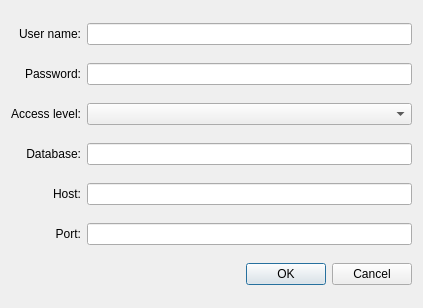
<?xml version="1.0" encoding="UTF-8"?>
<ui version="4.0">
 <class>login_db_form</class>
 <widget class="QDialog" name="login_db_form">
  <property name="geometry">
   <rect>
    <x>0</x>
    <y>0</y>
    <width>423</width>
    <height>308</height>
   </rect>
  </property>
  <property name="windowTitle">
   <string>Connect to...</string>
  </property>
  <layout class="QGridLayout" name="gridLayout">
   <item row="0" column="0">
    <widget class="QLabel" name="lUserName">
     <property name="text">
      <string>&lt;html&gt;&lt;head/&gt;&lt;body&gt;&lt;p&gt;User name:&lt;/p&gt;&lt;/body&gt;&lt;/html&gt;</string>
     </property>
     <property name="alignment">
      <set>Qt::AlignRight|Qt::AlignTrailing|Qt::AlignVCenter</set>
     </property>
    </widget>
   </item>
   <item row="0" column="1">
    <widget class="QLineEdit" name="leUserName">
     <property name="sizePolicy">
      <sizepolicy hsizetype="Minimum" vsizetype="Fixed">
       <horstretch>0</horstretch>
       <verstretch>0</verstretch>
      </sizepolicy>
     </property>
    </widget>
   </item>
   <item row="1" column="0">
    <widget class="QLabel" name="lPassword">
     <property name="sizePolicy">
      <sizepolicy hsizetype="Minimum" vsizetype="Fixed">
       <horstretch>0</horstretch>
       <verstretch>0</verstretch>
      </sizepolicy>
     </property>
     <property name="frameShape">
      <enum>QFrame::NoFrame</enum>
     </property>
     <property name="frameShadow">
      <enum>QFrame::Plain</enum>
     </property>
     <property name="text">
      <string>Password:</string>
     </property>
     <property name="alignment">
      <set>Qt::AlignRight|Qt::AlignTrailing|Qt::AlignVCenter</set>
     </property>
    </widget>
   </item>
   <item row="1" column="1">
    <widget class="QLineEdit" name="lePassword">
     <property name="sizePolicy">
      <sizepolicy hsizetype="Minimum" vsizetype="Fixed">
       <horstretch>0</horstretch>
       <verstretch>0</verstretch>
      </sizepolicy>
     </property>
     <property name="echoMode">
      <enum>QLineEdit::Password</enum>
     </property>
    </widget>
   </item>
   <item row="2" column="0">
    <widget class="QLabel" name="lLevel">
     <property name="text">
      <string>Access level:</string>
     </property>
     <property name="alignment">
      <set>Qt::AlignRight|Qt::AlignTrailing|Qt::AlignVCenter</set>
     </property>
    </widget>
   </item>
   <item row="2" column="1">
    <widget class="QComboBox" name="cbLevel"/>
   </item>
   <item row="3" column="0">
    <widget class="QLabel" name="lDatabase">
     <property name="text">
      <string>&lt;html&gt;&lt;head/&gt;&lt;body&gt;&lt;p&gt;Database:&lt;/p&gt;&lt;/body&gt;&lt;/html&gt;</string>
     </property>
     <property name="alignment">
      <set>Qt::AlignRight|Qt::AlignTrailing|Qt::AlignVCenter</set>
     </property>
    </widget>
   </item>
   <item row="3" column="1">
    <widget class="QLineEdit" name="lEDatabase"/>
   </item>
   <item row="4" column="0">
    <widget class="QLabel" name="lHost">
     <property name="text">
      <string>&lt;html&gt;&lt;head/&gt;&lt;body&gt;&lt;p&gt;Host:&lt;/p&gt;&lt;/body&gt;&lt;/html&gt;</string>
     </property>
     <property name="alignment">
      <set>Qt::AlignRight|Qt::AlignTrailing|Qt::AlignVCenter</set>
     </property>
    </widget>
   </item>
   <item row="4" column="1">
    <widget class="QLineEdit" name="lEHost"/>
   </item>
   <item row="5" column="0">
    <widget class="QLabel" name="lPort">
     <property name="text">
      <string>&lt;html&gt;&lt;head/&gt;&lt;body&gt;&lt;p&gt;Port:&lt;/p&gt;&lt;/body&gt;&lt;/html&gt;</string>
     </property>
     <property name="alignment">
      <set>Qt::AlignRight|Qt::AlignTrailing|Qt::AlignVCenter</set>
     </property>
    </widget>
   </item>
   <item row="5" column="1">
    <widget class="QLineEdit" name="lEPort"/>
   </item>
   <item row="6" column="0" colspan="2">
    <widget class="QDialogButtonBox" name="buttonBox">
     <property name="orientation">
      <enum>Qt::Horizontal</enum>
     </property>
     <property name="standardButtons">
      <set>QDialogButtonBox::Cancel|QDialogButtonBox::Ok</set>
     </property>
    </widget>
   </item>
  </layout>
 </widget>
 <resources/>
 <connections>
  <connection>
   <sender>buttonBox</sender>
   <signal>accepted()</signal>
   <receiver>login_db_form</receiver>
   <slot>accept()</slot>
   <hints>
    <hint type="sourcelabel">
     <x>248</x>
     <y>254</y>
    </hint>
    <hint type="destinationlabel">
     <x>157</x>
     <y>274</y>
    </hint>
   </hints>
  </connection>
  <connection>
   <sender>buttonBox</sender>
   <signal>rejected()</signal>
   <receiver>login_db_form</receiver>
   <slot>reject()</slot>
   <hints>
    <hint type="sourcelabel">
     <x>316</x>
     <y>260</y>
    </hint>
    <hint type="destinationlabel">
     <x>286</x>
     <y>274</y>
    </hint>
   </hints>
  </connection>
 </connections>
</ui>
